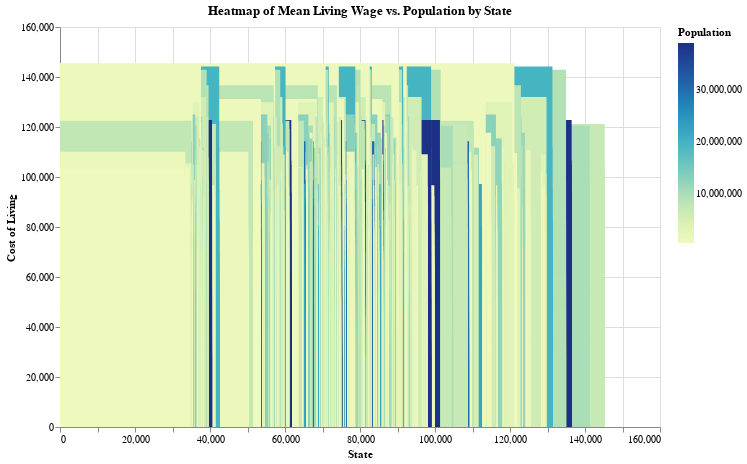

This figure's notebook cell:
### Code cell
PopVLivingVsalary = WageVCostVOCC[WageVCostVOCC['WageType']=="Living Wage"]

# Create the heatmap
heatmap = alt.Chart(PopVLivingVsalary).mark_rect().encode(
    x=alt.X('std wages:Q', title='State'),
    y=alt.Y('std Salaries:Q', title='Cost of Living'),
    color=alt.Color('Population Estimate 2022:Q', title='Population')
).properties(
    title='Heatmap of Mean Living Wage vs. Population by State',
    width=600,
    height=400
)

# Display the chart
heatmap

### Figure 1 — Vega specification as saved in the notebook (floating-point values rounded to 4 significant figures; data arrays with more than 128 entries replaced by an {"elided": "..."} marker saying what was removed)
{"$schema": "https://vega.github.io/schema/vega/v5.json", "data": [{"name": "source_0", "values": {"elided": "8800 records"}}, {"name": "source_0_x_domain_std wages", "values": [{"min": 33200.0, "max": 145200.0}]}, {"name": "source_0_y_domain_std Salaries", "values": [{"min": 0.0, "max": 145600.0}]}, {"name": "source_0_color_domain_Population Estimate 2022", "values": [{"min": 581381, "max": 39029342}]}], "marks": [{"type": "rect", "name": "marks", "from": {"data": "source_0"}, "encode": {"update": {"x": {"field": "std wages", "scale": "x"}, "x2": {"value": 0, "scale": "x"}, "description": {"signal": "\"State: \" + (format(datum[\"std wages\"], \"\")) + \"; Cost of Living: \" + (format(datum[\"std Salaries\"], \"\")) + \"; Population: \" + (format(datum[\"Population Estimate 2022\"], \"\"))"}, "y": {"field": "std Salaries", "scale": "y"}, "y2": {"value": 0, "scale": "y"}, "fill": {"field": "Population Estimate 2022", "scale": "color"}}}, "style": ["rect"]}], "scales": [{"name": "x", "type": "linear", "domain": [{"signal": "(data(\"source_0_x_domain_std wages\")[0] || {}).min"}, {"signal": "(data(\"source_0_x_domain_std wages\")[0] || {}).max"}], "range": [0, {"signal": "width"}], "nice": true, "zero": true}, {"name": "y", "type": "linear", "domain": [{"signal": "(data(\"source_0_y_domain_std Salaries\")[0] || {}).min"}, {"signal": "(data(\"source_0_y_domain_std Salaries\")[0] || {}).max"}], "range": [{"signal": "height"}, 0], "zero": true, "nice": true}, {"name": "color", "type": "linear", "domain": [{"signal": "(data(\"source_0_color_domain_Population Estimate 2022\")[0] || {}).min"}, {"signal": "(data(\"source_0_color_domain_Population Estimate 2022\")[0] || {}).max"}], "range": "heatmap", "interpolate": "hcl", "zero": false}], "axes": [{"scale": "x", "maxExtent": 0, "aria": false, "zindex": 0, "ticks": false, "domain": false, "grid": true, "orient": "bottom", "tickCount": {"signal": "ceil(width/40)"}, "minExtent": 0, "labels": false, "gridScale": "y"}, {"scale": "y", "aria": false, "orient": "left", "maxExtent": 0, "grid": true, "domain": false, "tickCount": {"signal": "ceil(height/40)"}, "labels": false, "zindex": 0, "gridScale": "x", "ticks": false, "minExtent": 0}, {"scale": "x", "tickCount": {"signal": "ceil(width/40)"}, "zindex": 0, "grid": false, "title": "State", "labelOverlap": true, "labelFlush": true, "orient": "bottom"}, {"scale": "y", "title": "Cost of Living", "tickCount": {"signal": "ceil(height/40)"}, "grid": false, "orient": "left", "zindex": 0, "labelOverlap": true}], "title": {"text": "Heatmap of Mean Living Wage vs. Population by State", "frame": "group"}, "legends": [{"title": "Population", "fill": "color", "gradientLength": {"signal": "clamp(height, 64, 200)"}}], "style": "cell", "padding": 5, "background": "white", "width": 600, "height": 400}
